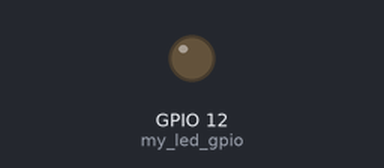
A sketch run on a simulated ESP32. Parts: output pins drawn as LEDs (lit = HIGH).

Above: at 0.05 s.
At 5.85 s:
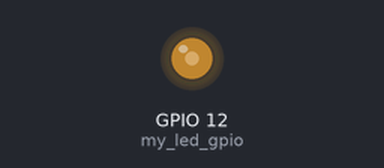
At 11.65 s:
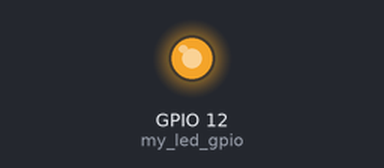
At 23.25 s:
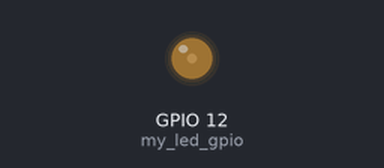
Timing chart, 0 to 33.3 s (numbered marks = the images above):
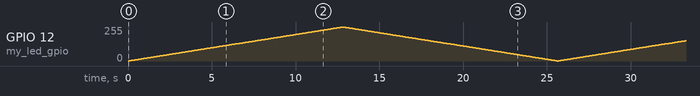

The sketch:

my_work.ino
```cpp
  const byte my_led_gpio=12;
  int brightness = 0;
  int fadeAmountModify= 1;

void setup() {
  // put your setup code here, to run once:
  ledcAttachPin(my_led_gpio, 0);
  ledcSetup(0, 12000, 8); // it means we are going to use 2^8 possible states of brightness during the waveform

}

void loop() {
  // put your main code here, to run repeatedly:
  ledcWrite(0, brightness);

  brightness += fadeAmountModify;

  if(brightness<=0 || brightness>=256)
  {
    fadeAmountModify = - fadeAmountModify;
  }

  delay(50);
}
```
